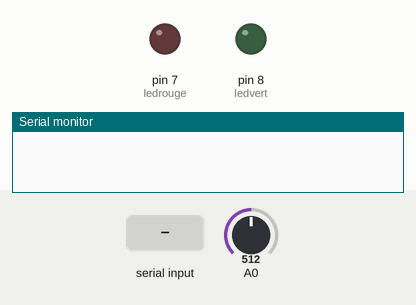
Simulated run of this sketch. Board: Arduino Mega 2560, built with avr-gcc and run on an emulated ATmega2560. On the bench: output pins drawn as LEDs (lit = HIGH), the last lines printed to the serial monitor. Inputs (shaded band) come from the test bench; at power-on: A0 = 512.

Above: at 1.2 s.
1.3 s: "90,45\n" received over Serial
At 2.4 s:
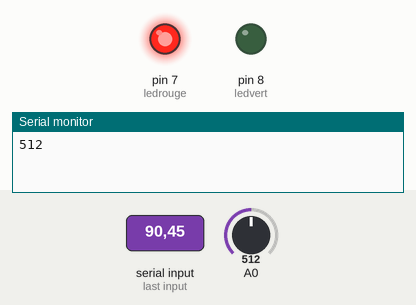
4.3 s: "30,150\n" received over Serial
At 7.1 s:
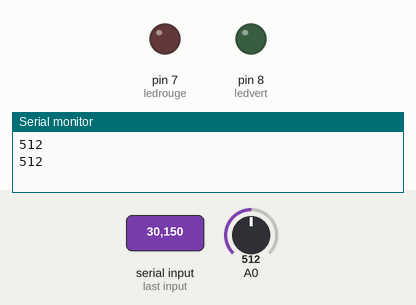
7.3 s: "5\n" received over Serial
At 8.0 s:
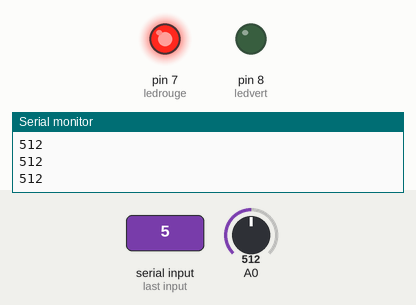
Timing chart, 0 to 10.8 s (numbered marks = the images above; inputs shaded):
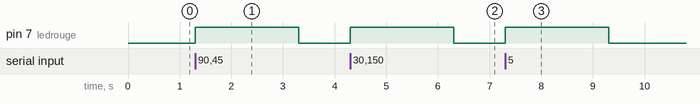

The sketch:

test_ComUSB.ino
```cpp
/******************************************************************************************
 * L'Arduino attend la requête du Rasperry Pi.  Lorsqu'il reçoit cette requête, il envoie en
 * retour le signal mesuré à la pin A0.
 *
 * http://electroniqueamateur.blogspot.com/2014/05/communication-par-usb-entre-raspberry.html
 *
 ******************************************************************************************/
int ledrouge = 7;
int ledvert = 8;
int message = 0;


void setup()
{
  Serial.begin(9600);
  pinMode(ledrouge, OUTPUT);
  pinMode(ledvert, OUTPUT);
}

void loop()
{
  if (Serial.available())  {
    message = Serial.read()-'0';  // on soustrait le caractère 0, qui vaut 48 en ASCII

    if (message == 5){
      Serial.println(analogRead(A0),DEC);
      digitalWrite(ledrouge, HIGH);   // turn the LED on (HIGH is the voltage level)
      delay(2000);                       // wait for a second
      digitalWrite(ledrouge, LOW);
    }
  }
}
```

Measured:
- after the input at 1.3 s, pin 7 (ledrouge): LOW → HIGH at once, → LOW 2.0 s later
- after the input at 4.3 s, pin 7 (ledrouge): LOW → HIGH at once, → LOW 2.0 s later
- after the input at 7.3 s, pin 7 (ledrouge): LOW → HIGH at once, → LOW 2.0 s later
